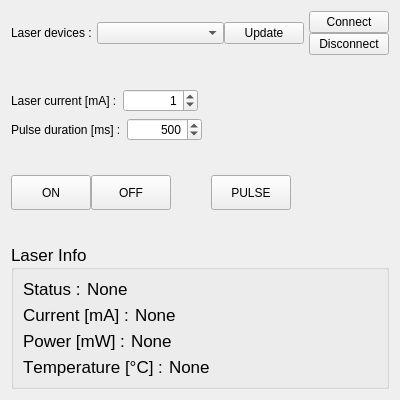
<?xml version="1.0" encoding="UTF-8"?>
<ui version="4.0">
 <class>LaserControl</class>
 <widget class="QWidget" name="LaserControl">
  <property name="geometry">
   <rect>
    <x>0</x>
    <y>0</y>
    <width>400</width>
    <height>400</height>
   </rect>
  </property>
  <property name="minimumSize">
   <size>
    <width>400</width>
    <height>380</height>
   </size>
  </property>
  <property name="windowTitle">
   <string>IPS Laser - Oras</string>
  </property>
  <layout class="QVBoxLayout" name="verticalLayout_5">
   <item>
    <layout class="QVBoxLayout" name="verticalLayout_4">
     <item>
      <layout class="QHBoxLayout" name="horizontalLayout" stretch="0,1,0">
       <property name="spacing">
        <number>5</number>
       </property>
       <item>
        <widget class="QLabel" name="label_devices">
         <property name="text">
          <string>Laser devices :</string>
         </property>
        </widget>
       </item>
       <item>
        <layout class="QHBoxLayout" name="horizontalLayout_9" stretch="1,0">
         <property name="spacing">
          <number>0</number>
         </property>
         <item>
          <widget class="QComboBox" name="comboBox_devices"/>
         </item>
         <item>
          <widget class="QPushButton" name="pushButton_update">
           <property name="text">
            <string>Update</string>
           </property>
          </widget>
         </item>
        </layout>
       </item>
       <item>
        <layout class="QVBoxLayout" name="verticalLayout">
         <property name="spacing">
          <number>0</number>
         </property>
         <item>
          <widget class="QPushButton" name="pushButton_connect">
           <property name="text">
            <string>Connect</string>
           </property>
          </widget>
         </item>
         <item>
          <widget class="QPushButton" name="pushButton_disconnect">
           <property name="text">
            <string>Disconnect</string>
           </property>
          </widget>
         </item>
        </layout>
       </item>
      </layout>
     </item>
     <item>
      <spacer name="verticalSpacer">
       <property name="orientation">
        <enum>Qt::Vertical</enum>
       </property>
       <property name="sizeHint" stdset="0">
        <size>
         <width>20</width>
         <height>40</height>
        </size>
       </property>
      </spacer>
     </item>
     <item>
      <layout class="QVBoxLayout" name="verticalLayout_3">
       <property name="spacing">
        <number>6</number>
       </property>
       <item>
        <layout class="QHBoxLayout" name="horizontalLayout_2">
         <property name="spacing">
          <number>6</number>
         </property>
        </layout>
       </item>
       <item>
        <layout class="QHBoxLayout" name="horizontalLayout_3">
         <item>
          <widget class="QLabel" name="label_current_spinbox">
           <property name="text">
            <string>Laser current [mA] :</string>
           </property>
          </widget>
         </item>
         <item>
          <widget class="QSpinBox" name="spinBox_current">
           <property name="minimumSize">
            <size>
             <width>75</width>
             <height>0</height>
            </size>
           </property>
           <property name="alignment">
            <set>Qt::AlignRight|Qt::AlignTrailing|Qt::AlignVCenter</set>
           </property>
           <property name="maximum">
            <number>3000</number>
           </property>
           <property name="value">
            <number>1</number>
           </property>
          </widget>
         </item>
         <item>
          <spacer name="horizontalSpacer_7">
           <property name="orientation">
            <enum>Qt::Horizontal</enum>
           </property>
           <property name="sizeHint" stdset="0">
            <size>
             <width>40</width>
             <height>20</height>
            </size>
           </property>
          </spacer>
         </item>
        </layout>
       </item>
       <item>
        <layout class="QHBoxLayout" name="horizontalLayout_4">
         <item>
          <widget class="QLabel" name="label_pduration">
           <property name="enabled">
            <bool>true</bool>
           </property>
           <property name="text">
            <string>Pulse duration [ms] :</string>
           </property>
          </widget>
         </item>
         <item>
          <widget class="QSpinBox" name="spinBox_pduration">
           <property name="minimumSize">
            <size>
             <width>75</width>
             <height>0</height>
            </size>
           </property>
           <property name="layoutDirection">
            <enum>Qt::LeftToRight</enum>
           </property>
           <property name="alignment">
            <set>Qt::AlignRight|Qt::AlignTrailing|Qt::AlignVCenter</set>
           </property>
           <property name="minimum">
            <number>1</number>
           </property>
           <property name="maximum">
            <number>5000</number>
           </property>
           <property name="value">
            <number>500</number>
           </property>
          </widget>
         </item>
         <item>
          <spacer name="horizontalSpacer_8">
           <property name="orientation">
            <enum>Qt::Horizontal</enum>
           </property>
           <property name="sizeHint" stdset="0">
            <size>
             <width>40</width>
             <height>20</height>
            </size>
           </property>
          </spacer>
         </item>
        </layout>
       </item>
      </layout>
     </item>
     <item>
      <spacer name="verticalSpacer_3">
       <property name="orientation">
        <enum>Qt::Vertical</enum>
       </property>
       <property name="sizeHint" stdset="0">
        <size>
         <width>20</width>
         <height>40</height>
        </size>
       </property>
      </spacer>
     </item>
     <item>
      <layout class="QHBoxLayout" name="horizontalLayout_onoff">
       <property name="spacing">
        <number>0</number>
       </property>
       <property name="sizeConstraint">
        <enum>QLayout::SetDefaultConstraint</enum>
       </property>
       <property name="leftMargin">
        <number>0</number>
       </property>
       <property name="topMargin">
        <number>0</number>
       </property>
       <item>
        <widget class="QPushButton" name="pushButton_on">
         <property name="minimumSize">
          <size>
           <width>80</width>
           <height>35</height>
          </size>
         </property>
         <property name="maximumSize">
          <size>
           <width>80</width>
           <height>35</height>
          </size>
         </property>
         <property name="text">
          <string>ON</string>
         </property>
        </widget>
       </item>
       <item>
        <widget class="QPushButton" name="pushButton_off">
         <property name="minimumSize">
          <size>
           <width>80</width>
           <height>35</height>
          </size>
         </property>
         <property name="maximumSize">
          <size>
           <width>80</width>
           <height>35</height>
          </size>
         </property>
         <property name="text">
          <string>OFF</string>
         </property>
        </widget>
       </item>
       <item>
        <spacer name="horizontalSpacer">
         <property name="orientation">
          <enum>Qt::Horizontal</enum>
         </property>
         <property name="sizeType">
          <enum>QSizePolicy::Fixed</enum>
         </property>
         <property name="sizeHint" stdset="0">
          <size>
           <width>40</width>
           <height>20</height>
          </size>
         </property>
        </spacer>
       </item>
       <item>
        <widget class="QPushButton" name="pushButton_pulse">
         <property name="minimumSize">
          <size>
           <width>80</width>
           <height>35</height>
          </size>
         </property>
         <property name="maximumSize">
          <size>
           <width>80</width>
           <height>35</height>
          </size>
         </property>
         <property name="text">
          <string>PULSE</string>
         </property>
        </widget>
       </item>
       <item>
        <spacer name="horizontalSpacer_4">
         <property name="orientation">
          <enum>Qt::Horizontal</enum>
         </property>
         <property name="sizeHint" stdset="0">
          <size>
           <width>40</width>
           <height>20</height>
          </size>
         </property>
        </spacer>
       </item>
      </layout>
     </item>
     <item>
      <spacer name="verticalSpacer_2">
       <property name="orientation">
        <enum>Qt::Vertical</enum>
       </property>
       <property name="sizeHint" stdset="0">
        <size>
         <width>20</width>
         <height>40</height>
        </size>
       </property>
      </spacer>
     </item>
     <item>
      <widget class="QGroupBox" name="groupBox">
       <property name="font">
        <font>
         <pointsize>13</pointsize>
         <weight>50</weight>
         <bold>false</bold>
         <kerning>false</kerning>
        </font>
       </property>
       <property name="autoFillBackground">
        <bool>false</bool>
       </property>
       <property name="title">
        <string>Laser Info</string>
       </property>
       <property name="checkable">
        <bool>false</bool>
       </property>
       <layout class="QVBoxLayout" name="verticalLayout_Info">
        <item>
         <layout class="QHBoxLayout" name="horizontalLayout_5">
          <item>
           <widget class="QLabel" name="label_status_title">
            <property name="text">
             <string>Status :</string>
            </property>
           </widget>
          </item>
          <item>
           <widget class="QLabel" name="label_status">
            <property name="text">
             <string>None</string>
            </property>
            <property name="alignment">
             <set>Qt::AlignLeading|Qt::AlignLeft|Qt::AlignVCenter</set>
            </property>
           </widget>
          </item>
          <item>
           <spacer name="horizontalSpacer_2">
            <property name="orientation">
             <enum>Qt::Horizontal</enum>
            </property>
            <property name="sizeHint" stdset="0">
             <size>
              <width>40</width>
              <height>20</height>
             </size>
            </property>
           </spacer>
          </item>
         </layout>
        </item>
        <item>
         <layout class="QHBoxLayout" name="horizontalLayout_6">
          <item>
           <widget class="QLabel" name="label_current_status_title">
            <property name="text">
             <string>Current [mA] :</string>
            </property>
           </widget>
          </item>
          <item>
           <widget class="QLabel" name="label_current_status">
            <property name="text">
             <string>None</string>
            </property>
            <property name="alignment">
             <set>Qt::AlignLeading|Qt::AlignLeft|Qt::AlignVCenter</set>
            </property>
           </widget>
          </item>
          <item>
           <spacer name="horizontalSpacer_3">
            <property name="orientation">
             <enum>Qt::Horizontal</enum>
            </property>
            <property name="sizeHint" stdset="0">
             <size>
              <width>40</width>
              <height>20</height>
             </size>
            </property>
           </spacer>
          </item>
         </layout>
        </item>
        <item>
         <layout class="QHBoxLayout" name="horizontalLayout_7">
          <item>
           <widget class="QLabel" name="label_power_status_title">
            <property name="text">
             <string>Power [mW] :</string>
            </property>
           </widget>
          </item>
          <item>
           <widget class="QLabel" name="label_power_status">
            <property name="text">
             <string>None</string>
            </property>
            <property name="alignment">
             <set>Qt::AlignLeading|Qt::AlignLeft|Qt::AlignVCenter</set>
            </property>
           </widget>
          </item>
          <item>
           <spacer name="horizontalSpacer_5">
            <property name="orientation">
             <enum>Qt::Horizontal</enum>
            </property>
            <property name="sizeHint" stdset="0">
             <size>
              <width>40</width>
              <height>20</height>
             </size>
            </property>
           </spacer>
          </item>
         </layout>
        </item>
        <item>
         <layout class="QHBoxLayout" name="horizontalLayout_8">
          <item>
           <widget class="QLabel" name="label_temp_status_title">
            <property name="text">
             <string>Temperature [°C] :</string>
            </property>
           </widget>
          </item>
          <item>
           <widget class="QLabel" name="label_temp_status">
            <property name="text">
             <string>None</string>
            </property>
            <property name="alignment">
             <set>Qt::AlignLeading|Qt::AlignLeft|Qt::AlignVCenter</set>
            </property>
           </widget>
          </item>
          <item>
           <spacer name="horizontalSpacer_9">
            <property name="orientation">
             <enum>Qt::Horizontal</enum>
            </property>
            <property name="sizeHint" stdset="0">
             <size>
              <width>40</width>
              <height>20</height>
             </size>
            </property>
           </spacer>
          </item>
         </layout>
        </item>
       </layout>
      </widget>
     </item>
    </layout>
   </item>
  </layout>
 </widget>
 <resources/>
 <connections/>
</ui>
